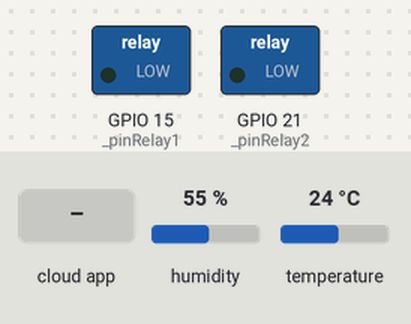
A sketch run on a simulated ESP32. On the bench: switched loads named in the sketch (green lamp = pin HIGH). The inputs (shaded band) are chosen by the test bench; at power-on: temperature 24 °C, humidity 55 %. WiFi joins after 1.5 s; servers stay silent unless stated; the Firebase database answers and starts empty; what the sketch prints to the serial monitor is not drawn.

Above: at 3.4 s.
3.5 s: the phone or cloud app sets ONOFFK1 to 1
At 4.3 s:
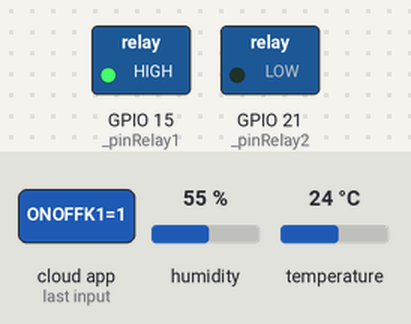
5.2 s: the phone or cloud app sets mode to 1
At 6.1 s:
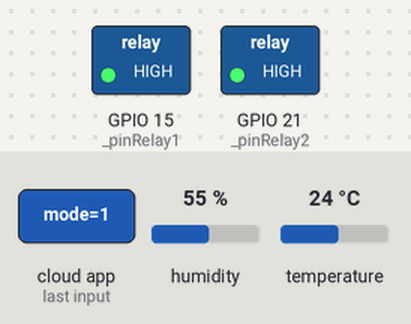
7.3 s: temperature set to 20.4 °C
9.0 s: temperature set to 19.2 °C
At 11.0 s:
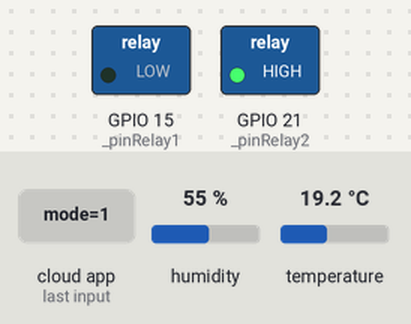
11.4 s: humidity set to 80 %
13.2 s: humidity set to 83 %
At 14.6 s:
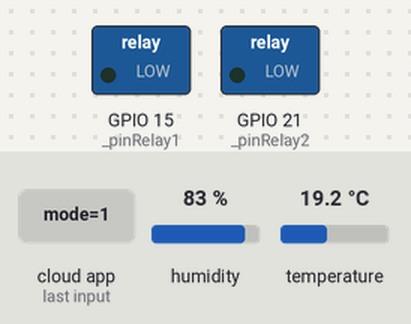
Timing chart, 0 to 16.2 s (numbered marks = the images above; inputs shaded):
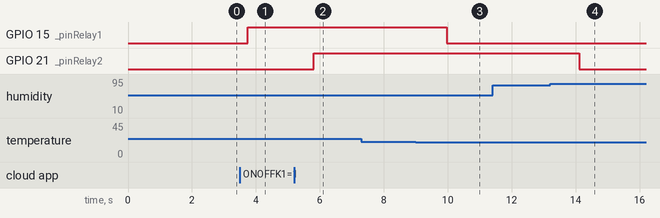

The sketch:

DHK.ino
```cpp
#include "MySHT31.h"
#include "RTC.h"
#include "Relay.h"
#include "myWIFI.h"
#include <Wire.h>
#include <WiFi.h>
#include <Firebase_ESP_Client.h>
#include "addons/TokenHelper.h"
#include "addons/RTDBHelper.h"

#define SCL 18
#define SDA 19
//int i=0;
//bool status;

SHT3x _SHT31;
WIFI _WiFi;
RTC _RTC;
String _ID;

Relay _Relay;
int _LenhONOFFK1;
int _LenhONOFFK2;
int relayMode;
int RSSI;

#define API_KEY "Put your own API key here"
#define DATABASE_URL "Your own database url"

FirebaseData fbdo;
FirebaseAuth auth;
FirebaseConfig config;

unsigned long sendDataPrevMillis = 0;
unsigned long reconnectWiFiPrevMillis = 0;
unsigned long reconnectFirebasePrevMillis = 0;
const unsigned long reconnectWiFiInterval = 2000; // Set thời gian tái kết nối Wifi.
const unsigned long reconnectFirebaseInterval = 2000; // Set thời gian tái kết nối Database.
float temperature,humidity;
float temp,humid;
bool signupOK = false;
bool ONOFF_K1 = false;
bool ONOFF_K2 = false;

//--- Setup ---//
void setup() {

  // Gọi các hàm của đối tượng Relay
  _Relay.KhoiTaoCacChan();
  _Relay.OFFCacRole();
  _Relay.MODE = _AUTO;
  //_Relay.MODE = _MANUAL;

  //=============== CÀI ĐẶT KẾT NỐI =================//
  Serial.begin(115200); // Khởi động cổng Serial.
  Wire.begin(SDA,SCL); // Khởi động giao thức I2C.
  _WiFi.KetNoiWiFi(10); // Khởi động kết nối Wifi.
  config.api_key = API_KEY; // Lấy API của Database.
  config.database_url = DATABASE_URL; // Lấy URL của Database.

  // Kết nối với Databse Firebase.
  if (Firebase.signUp(&config, &auth, "", "")){
    Serial.println("ok");
    signupOK = true;
  }
  else{
    Serial.printf("%s\n", config.signer.signupError.message.c_str());
  }
  config.token_status_callback = tokenStatusCallback; // Tạo addons/TokenHelper.h

  Firebase.begin(&config, &auth);
  Firebase.reconnectWiFi(true);

}// Điều Khiển Relay
void relayOperation (void)
{
  // Quy định trạng thái ban đầu của Relay.
    if (_Relay.MODE == _MANUAL) {
    // Điều khiển đóng ngắt Relay thủ công.
    ONOFF_K1 = _Relay.ONOFFBangTayK1(_LenhONOFFK1);
    ONOFF_K2 = _Relay.ONOFFBangTayK2(_LenhONOFFK2);
    }
    else if (_Relay.MODE == _AUTO) {
    _SHT31.DocCamBienNhietDoVaDoAmSHT31();
    double MIN_NhietDo = 20; // Giá trị Nhiệt Độ tối thiểu.
    double MAX_NhietDo = 31; // Giá trị Nhiệt Độ tối đa.
    double MIN_DoAm = 78; // Giá trị Độ Ẩm tối thiểu.
    double MAX_DoAm = 81; // Giá trị Độ Ẩm tối đa.
    // Đóng ngắt Relay theo ngưỡng giá trị đã set.
    ONOFF_K1 = _Relay.TuDongDongNgatKenh1TheoNhietDo(_SHT31.NhietDo, MIN_NhietDo, MAX_NhietDo);
    ONOFF_K2 = _Relay.TuDongDongNgatKenh2TheoDoAm(_SHT31.DoAm, MIN_DoAm, MAX_DoAm);
    }
}

// Trao đổi dữ liệu với Database cho điểu khiển Relay
void readDataFromFirebaseForRELAY() {
  // Đọc giá trị CHẾ ĐỘ HOẠT ĐỘNG từ Database.
  if (Firebase.RTDB.getInt(&fbdo, "mode", &relayMode)) {
    Serial.println("mode data received successfully");
    Serial.println("Che Do: " + String(relayMode));
    if (relayMode == 0) {
      _Relay.MODE = _MANUAL;
    } else if (relayMode == 1) {
      _Relay.MODE = _AUTO;
    }
  }
  // Đọc giá trị hoạt động của RELAY 1 từ Database.
  if (Firebase.RTDB.getInt(&fbdo, "ONOFFK1", &_LenhONOFFK1)) {
    Serial.println("ONOFFK1 data received successfully");
    Serial.println("ONOFFK1: " + String(_LenhONOFFK1));
  } else {
    Serial.println("Failed to get ONOFFK1 data: " + fbdo.errorReason());
  }
  // Đọc giá trị hoạt động của RELAY 2 từ Database.
  if (Firebase.RTDB.getInt(&fbdo, "ONOFFK2", &_LenhONOFFK2)) {
    Serial.println("ONOFFK2 data received successfully");
    Serial.println("ONOFFK2: " + String(_LenhONOFFK2));
  } else {
    Serial.println("Failed to get ONOFFK2 data: " + fbdo.errorReason());
  }
}

void loop()
{
  // Hàm duy trì kết nối Wifi.
  if (WiFi.status() != WL_CONNECTED) {
    unsigned long currentMillis = millis();
    if (currentMillis - reconnectWiFiPrevMillis >= reconnectWiFiInterval) {
      reconnectWiFiPrevMillis = currentMillis;
      Serial.println("Reconnecting to Wi-Fi...");
      _WiFi.KetNoiWiFi(10);
    }
  }

  // Khởi tạo các giá trị để trao đổi với Database.
  _SHT31.DocCamBienNhietDoVaDoAmSHT31();
  _ID = _WiFi.LaySoMAC();
  RSSI = _WiFi.TinhDoManhCuaWiFi();
  _RTC.LayRTCTuServerCaiDatChoDS3231();
  String s3 = _RTC.ChuanHoaChuoiRTCDeGuiVeServer();

  // Thực hiện trao đổi dữ liệu với Database.
  if (Firebase.ready() && signupOK && (millis() - sendDataPrevMillis > 500 || sendDataPrevMillis == 0)){
    sendDataPrevMillis = millis();
    Firebase.RTDB.setFloat(&fbdo, "temp", _SHT31.NhietDo);
    Firebase.RTDB.setFloat(&fbdo, "humid", _SHT31.DoAm);
    Firebase.RTDB.setString(&fbdo, "MAC", _ID );
    Firebase.RTDB.setFloat(&fbdo, "RSSI", RSSI );
    Firebase.RTDB.setString(&fbdo, "RTC", s3 );
    readDataFromFirebaseForRELAY();
    relayOperation();
  }
  delay(500);

  // Thực hiện in ra cửa sổ Serial Monitor để theo dõi hoạt động của mạch.
  Serial.print("Nhiệt độ: ");
  Serial.println(_SHT31.NhietDo);
  Serial.print("Độ ẩm: ");
  Serial.println(_SHT31.DoAm);
  Serial.print("RSSI: ");
  Serial.println(RSSI);
  Serial.print("Thời gian thực trên board: ");
  Serial.println(s3);
  Serial.print("Chế độ hoạt động: ");
  Serial.println(_Relay.MODE);
}
```

IoTVision.h
```cpp
#ifndef _IoTVision_h
#define _IoTVision_h


// Cho một số đoạn Serial.print hiển thị debug.
#define debug


#endif
```

MySHT31.cpp
```cpp
#include "MySHT31.h"


//MMMMMMMMMMMMMMMMMMMMMMMMMMMMMMMMMMMMMMMMMMMMMMMMMMMMMMMMMMMMMMMMMMMMMMMMMMM
//================ Begin: ĐỌC CẢM BIẾN NHIỆT ĐỘ & ĐỘ ẨM ===================//
//MMMMMMMMMMMMMMMMMMMMMMMMMMMMMMMMMMMMMMMMMMMMMMMMMMMMMMMMMMMMMMMMMMMMMMMMMMM
void SHT3x::KhoiTaoSHT31(void) {
  // Cảm biến SHT31 đọc nhiệt độ và độ ẩm.
  // Chú ý: Khai báo sau các khai báo pinMode.
  //---------------------------------------------------------------
  sht31.begin();
  //---------------------------------------------------------------
}
void SHT3x::DocCamBienNhietDoVaDoAmSHT31() {
  sht31.read();
  NhietDo = sht31.getTemperature();
  NhietDo = double(round(NhietDo * 100) / 100);  // will round to 2 decimal places i.e. 0.00
  DoAm = sht31.getHumidity();
  DoAm = double(round(DoAm * 100) / 100);  // will round to 2 decimal places i.e. 0.00

  // Trường hợp không có kết nối cảm biến thì giá trị trả về là
  // nhiệt độ = 130 (hoặc -45) & // độ ẩm = 100, lúc này trả về -1
  // cho cả 2 thông số nhiệt độ & độ ẩm để trên app biết mà hiển thị
  // trạng thái không có cảm biến kết nối với board để cho user biết.
  if (NhietDo >= 130 || NhietDo <= -45) {
    NhietDo = -1;
    DoAm = -1;
  }

#ifdef debug
  Serial.print("Nhiệt độ: ");
  Serial.println(NhietDo);
  Serial.print("Độ ẩm: ");
  Serial.println(DoAm);
#endif
}
//MMMMMMMMMMMMMMMMMMMMMMMMMMMMMMMMMMMMMMMMMMMMMMMMMMMMMMMMMMMMMMMMMMMMMMMMMMM
//================ End: ĐỌC CẢM BIẾN NHIỆT ĐỘ & ĐỘ ẨM =====================//
//MMMMMMMMMMMMMMMMMMMMMMMMMMMMMMMMMMMMMMMMMMMMMMMMMMMMMMMMMMMMMMMMMMMMMMMMMMM
```

MySHT31.h
```cpp
#ifndef _SHT31_h
#define _SHT31_h

#include "SHT31.h"

#define SHT31_ADDRESS 0x44
#define dataPin 19   //Chân SDA
#define clockPin 18  //Chân SCL
//-----------------------------------------------------------------


class SHT3x {
private:
  SHT31 sht31;


public:
  double NhietDo;
  double DoAm;


public:
  void KhoiTaoSHT31(void);
  void DocCamBienNhietDoVaDoAmSHT31(void);
};


#endif
```

RTC.cpp
```cpp
#include "RTC.h"
#include <WiFi.h> // Thư viện WiFi của ESP32.
#include <Arduino_JSON.h>  // Thư viện xử lý dữ liệu kiểu JSON


// Thư viện cho phép lấy thời gian thực chuẩn từ NTP Server.
#include <NTPClient.h>
#include <WiFiUdp.h>


// Nếu define NTPServer thì RTC sẽ được lấy từ nguồn server NTP.
//#define NTPServer


#define _INSIZE 512 // fixed max size for server response


//---------------------------------------------------------------------------
WiFiUDP ntpUDP; // Lấy thời gian thực từ NTP Server


// You can specify the time server pool and the offset, (in seconds)
// additionally you can specify the update interval (in milliseconds).
// GMT +7 = 25200
NTPClient timeClient(ntpUDP, "asia.pool.ntp.org", 25200, 60000);
//---------------------------------------------------------------------------


//MMMMMMMMMMMMMMMMMMMMMMMMMMMMMMMMMMMMMMMMMMMMMMMMMMMMMMMMMMMMMMMMMMMMMMMMMMM
//—--------- BEGIN: Lấy RTC từ nguồn server NTP hay DHK  ------------//
//MMMMMMMMMMMMMMMMMMMMMMMMMMMMMMMMMMMMMMMMMMMMMMMMMMMMMMMMMMMMMMMMMMMMMMMMMMM
void RTC::KhoiTaoServerNTP(void) {
  timeClient.begin();
}
// Lấy thời gian thực từ NTP Server.
//---------------------------------------------------------------------------
bool RTC::LayRTCTuServerNTP(void) {
  if (WiFi.status() == WL_CONNECTED) {


#ifdef debug
    Serial.println("Đang lấy RTC từ server NTP...");
#endif


    timeClient.update();
    unsigned long epochTime = timeClient.getEpochTime();
    int currentHour = timeClient.getHours();
    int currentMinute = timeClient.getMinutes();
    int currentSecond = timeClient.getSeconds();
    int currentweekDay = timeClient.getDay();


    //Get a time structure
    struct tm *ptm = gmtime((time_t *)&epochTime);
    int monthDay = ptm->tm_mday;
    int currentMonth = ptm->tm_mon + 1;
    int currentYear = ptm->tm_year + 1900;


    // Chuyển RTC dạng JSON và kiểu dữ liệu
    // tự định nghĩa ThoiGian.
    //------------------------------------------------------
    dt.Thu = currentweekDay;  // CN = 0, Thứ 2 = 1,...
    dt.Ngay = monthDay;
    dt.Thang = currentMonth;
    dt.Nam = currentYear;
    dt.Gio = currentHour;
    dt.Phut = currentMinute;
    dt.Giay = currentSecond;
    //------------------------------------------------------


#ifdef debug
    Serial.println("Thời gian trên NTP Server: " + String(dt.Thu) + " " + String(dt.Ngay) + "/" + String(dt.Thang) + "/" + String(dt.Nam) + " " + String(dt.Gio) + ":" + String(dt.Phut) + ":" + String(dt.Giay));
#endif


    return true;
  } else {
#ifdef debug
    Serial.println("Không có WiFi để kết nối vào server NTP để lấy RTC");
#endif
  }


  return false;
}
//---------------------------------------------------------------------------
// Lấy thời gian thực từ IoTVision's Server.
bool RTC::LayRTCTuServerIoTVision(void) {
  if (WiFi.status() == WL_CONNECTED) {


#ifdef debug
    Serial.println("Đang lấy RTC từ server DHK...");
#endif


    String url = "https://App.IoTVision.vn/api/ThoiGian";
    http.begin(url);
    http.addHeader("Content-Type", "application/json");
    int httpCodeGet = http.GET();
    if (httpCodeGet == HTTP_CODE_OK) {  // needs a 200 to continue...
      int z = http.getSize();           // how big is the payload?
      if (z < _INSIZE) { // payload must fit in the available space.
        String thoigianthuc = http.getString();


#ifdef debug
  Serial.println("--------------------------------------------------");
        Serial.println("Thời thực lấy từ server DHK: ");
        Serial.println(thoigianthuc);
        Serial.println("--------------------------------------------------");
#endif


        if (thoigianthuc.length() > 0) {
          // Chuyển chuỗi thoigianthuc sang dạng JSON
          JSONVar RTC = JSON.parse(thoigianthuc);


          // Chuyển RTC dạng JSON và kiểu dữ liệu
          // tự định nghĩa ThoiGian.
          //------------------------------------------------------
          dt.Thu = (int)RTC["Thu"];  // CN = 0, Thứ 2 = 1,...
          dt.Ngay = (int)RTC["Ngay"];
          dt.Thang = (int)RTC["Thang"];
          dt.Nam = (int)RTC["Nam"];
          dt.Gio = (int)RTC["Gio"];
          dt.Phut = (int)RTC["Phut"];
          dt.Giay = (int)RTC["Giay"];


          // Lấy 2 số cuối của năm, vdu: 2020 thì chỉ lấy số 20.
          //dt.Nam -= 2000;
          //------------------------------------------------------


          http.end();
          return true;
        }
      }
    }
    http.end();
  } else {
#ifdef debug
    Serial.println("Không có WiFi để kết nối vào server DHK để lấy RTC");
#endif
  }


  return false;
}
//---------------------------------------------------------------------------
bool RTC::LayRTCTuServer(void) {
#ifdef NTPServer
  // Lấy RTC từ nguồn server NTP.
  return LayRTCTuServerNTP();
#else


  // Lấy RTC từ nguồn server IoTVision
  return LayRTCTuServerIoTVision();
#endif
}
//MMMMMMMMMMMMMMMMMMMMMMMMMMMMMMMMMMMMMMMMMMMMMMMMMMMMMMMMMMMMMMMMMMMMMMMMMMM
//—--------- End: Lấy RTC từ nguồn server NTP hay IoTVision  --------------//
//MMMMMMMMMMMMMMMMMMMMMMMMMMMMMMMMMMMMMMMMMMMMMMMMMMMMMMMMMMMMMMMMMMMMMMMMMMM


//MMMMMMMMMMMMMMMMMMMMMMMMMMMMMMMMMMMMMMMMMMMMMMMMMMMMMMMMMMMMMMMMMMMMMMMMMMM
//—----------- BEGIN: Lấy thời gian thực từ mô-đun RTC  —------------------//
//MMMMMMMMMMMMMMMMMMMMMMMMMMMMMMMMMMMMMMMMMMMMMMMMMMMMMMMMMMMMMMMMMMMMMMMMMMM
// Cài đặt thời gian cho DS3231.
void RTC::CaiDatRTCChoDS3231(void) {
  ds.setClockMode(false);  // set to 24h
  ds.setYear(dt.Nam);
  ds.setMonth(dt.Thang);
  ds.setDate(dt.Ngay);
  ds.setDoW(dt.Thu);  // CN = 0, Thứ 2 = 1,...
  ds.setHour(dt.Gio);
  ds.setMinute(dt.Phut);
  ds.setSecond(dt.Giay);
}
// Lấy thời gian thực từ server rồi cập nhật thời gian thực đó cho mô-đun RTC.
void RTC::LayRTCTuServerCaiDatChoDS3231(void) {
  if (LayRTCTuServer() == true)
    CaiDatRTCChoDS3231();  // Cài đặt giá trị RTC cho mô-đun RTC DS3231.
}
// Lấy thời gian thực từ mô-đun RTC.
void RTC::LayRTCTuDS3231(void) {
  bool century = false;
  bool h12Flag;
  bool pmFlag;
  dt.Thu = ds.getDoW();
  dt.Ngay = ds.getDate();
  dt.Thang = ds.getMonth(century);
  dt.Nam = ds.getYear();
  dt.Gio = ds.getHour(h12Flag, pmFlag);
  dt.Phut = ds.getMinute();
  dt.Giay = ds.getSecond();


  // Cộng thêm 2000 để ra đúng số năm, vdu: 20 + 2000 = 2020: năm 2020
  //dt.Nam += 2000;
}


String RTC::ChuanHoaChuoiRTCDeGuiVeServer(void) {
  // Thêm dữ liệu thời gian RTC của DS1307 trên board gửi về server để có thể
  // đối chiếu kịp thời phát hiện sai lệch thời gian giữa board và server, từ
  // đó user có thể thực hiện update lại RTC cho DS1307 thông qua tính năng
  // cập nhật thông số board trên app.
  String Gio = String(dt.Gio);
  String Phut = String(dt.Phut);
  String Giay = String(dt.Giay);
  String Ngay = String(dt.Ngay);
  String Thang = String(dt.Thang);
  String Nam = String(dt.Nam);
  if (dt.Gio < 10) Gio = "0" + Gio;
  if (dt.Phut < 10) Phut = "0" + Phut;
  if (dt.Giay < 10) Giay = "0" + Giay;
  if (dt.Ngay < 10) Ngay = "0" + Ngay;
  if (dt.Thang < 10) Thang = "0" + Thang;


  String RTC = Gio + ":" + Phut + ":" + Giay + " " + Ngay + "/" + Thang + "/" + Nam;


#ifdef debug
  Serial.print("Thời gian RTC trên DS3231 đã chuẩn hóa: ");
  Serial.println(RTC);
#endif


  return RTC;
}
//MMMMMMMMMMMMMMMMMMMMMMMMMMMMMMMMMMMMMMMMMMMMMMMMMMMMMMMMMMMMMMMMMMMMMMMMMMM
//—----------- END: Lấy thời gian thực từ mô-đun RTC  —--------------------//
//MMMMMMMMMMMMMMMMMMMMMMMMMMMMMMMMMMMMMMMMMMMMMMMMMMMMMMMMMMMMMMMMMMMMMMMMMMM
```

RTC.h
```cpp
#ifndef _RTC_h
#define _RTC_h


#include "IoTVision.h"  // Có define debug để bật/tắt các debug ra Serial.
#include <DS3231.h>      // Thư viện lấy thời gian thực (RTC)
#include <HTTPClient.h>  // Cho phép khai báo kiểu HTTPClient


typedef struct {
  int Thu;
  int Ngay;
  int Thang;
  int Nam;
  int Gio;
  int Phut;
  int Giay;
} ThoiGian;


class RTC {
private:
  HTTPClient http;
  DS3231 ds;


public:
  ThoiGian dt;


public:
  void KhoiTaoServerNTP(void);


private:
  // Lấy RTC từ nguồn server NTP hay IoTVision
  bool LayRTCTuServerNTP(void);
  bool LayRTCTuServerIoTVision(void);
  bool LayRTCTuServer(void);


public:
  void CaiDatRTCChoDS3231(void);
  void LayRTCTuServerCaiDatChoDS3231(void);
  void LayRTCTuDS3231(void);
  String ChuanHoaChuoiRTCDeGuiVeServer(void);
};


#endif
```

Relay.h
```cpp
#ifndef _Relay_h
#define _Relay_h

#include "IoTVision.h"     // Có define debug để bật/tắt các debug ra Serial.
#include <Arduino.h>       // Để khai báo kiểu String
#include <Arduino_JSON.h>  // Thư viện xử lý dữ liệu kiểu JSON

// Thiết lập các pin
//---------------------------------------------------------------------------
#define _pinRelay1 15 // Đóng ngắt kênh K1.
#define _pinRelay2 21 // Đóng ngắt kênh K2.
#define _AUTO 1    // Chế độ làm việc tự động.
#define _MANUAL 0  // Chế độ làm việc bằng tay
#define _ON 1      // ON thiết bị.
#define _OFF 0     // OFF thiết bị.
//---------------------------------------------------------------------------

class Relay {
public:
  int K1;   // Relay điều khiển ON/OFF K1.
  int K2;   // Relay điều khiển ON/OFF K2.
  int MODE; // Chế độ AUTO/MAN điều khiển tự động hay bằng tay.

public:
  void KhoiTaoCacChan(void);
  void OFFCacRole(void);

  bool ONOFFBangTayK1(int K1);
  bool ONOFFBangTayK2(int K2);

  bool TuDongDongNgatKenh1TheoNhietDo(double NhietDo, double MIN, double MAX);
  bool TuDongDongNgatKenh2TheoDoAm(double DoAm, double MIN, double MAX);
};

#endif
```

myWIFI.h
```cpp
#ifndef _WiFi_h
#define _WiFi_h


#include "IoTVision.h"  // Có define debug để bật/tắt các debug ra Serial.c
#include <Arduino.h>    // Để khai báo kiểu String


//MMMMMMMMMMMMMMMMMMMMMMMMMMMMMMMMMMMMMMMMMMMMMMMMMMMMMMMMMMMMMMMMMMMMMMMMMMM
//===================== Begin: classWiFi ==================================//
//MMMMMMMMMMMMMMMMMMMMMMMMMMMMMMMMMMMMMMMMMMMMMMMMMMMMMMMMMMMMMMMMMMMMMMMMMMM
#pragma region classWiFi
class WIFI {
public:
  String TenWiFi = "dy";          // Thay tên WIFI ở đây.
  String MatKhauWiFi = "yetsir0000"; // Thay mật khẩu WIFI ở đây.
  // String TenWiFi = "Chủ Tọa";          // Thay tên WIFI ở đây.
  // String MatKhauWiFi = "080500011200"; // Thay mật khẩu WIFI ở đây.


public:
  String LaySoMAC(void);
  void KetNoiWiFi(int ThoiGianChoKetNoi); // Kết nối WiFi.
  int TinhDoManhCuaWiFi(void);
};
#pragma endregion classWiFi
//MMMMMMMMMMMMMMMMMMMMMMMMMMMMMMMMMMMMMMMMMMMMMMMMMMMMMMMMMMMMMMMMMMMMMMMMMMM
//===================== End: classWiFi ====================================//
//MMMMMMMMMMMMMMMMMMMMMMMMMMMMMMMMMMMMMMMMMMMMMMMMMMMMMMMMMMMMMMMMMMMMMMMMMMM


#endif
```

Source omitted: Relay.cpp (4980 bytes), WIFI.cpp (2871 bytes)

Measured:
- the behaviour switches between 20 and 19.9 °C on temperature (found by bisection; images 2 and 3)
- the behaviour switches between 81 and 82 % on humidity (found by bisection; images 3 and 4)
- after the input at 3.5 s, GPIO 15 (_pinRelay1): LOW → HIGH after 0.24 s
- after the input at 5.2 s, GPIO 21 (_pinRelay2): LOW → HIGH after 0.62 s
- after the input at 7.3 s, every drawn part: stays the same
- after the input at 9.0 s, GPIO 15 (_pinRelay1): HIGH → LOW after 0.96 s
- after the input at 11.4 s, every drawn part: stays the same
- after the input at 13.2 s, GPIO 21 (_pinRelay2): HIGH → LOW after 0.91 s
